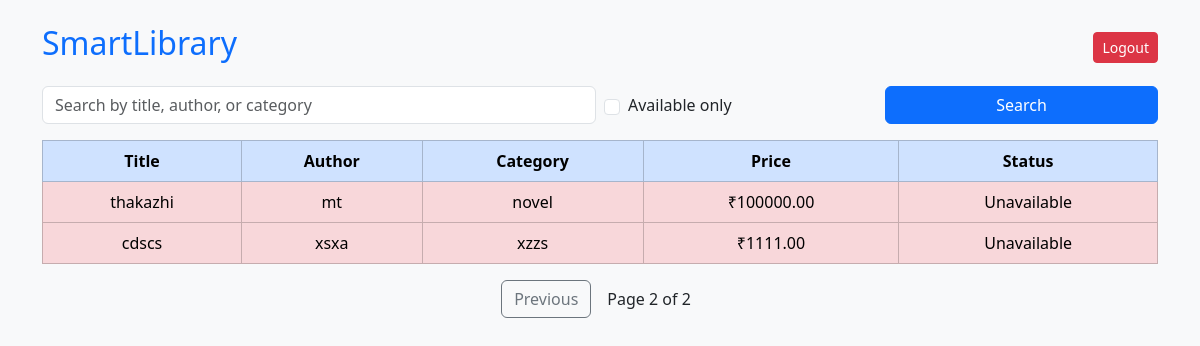
/books/user?q=&page=2 (signed in), run on the app's committed database.
### library_management/models.py (models this page shows, shortened)
class Book(models.Model):
    title = models.CharField(max_length=200)
    author = models.CharField(max_length=100)
    category = models.CharField(max_length=100)
    price = models.DecimalField(max_digits=8, decimal_places=2)
    availability = models.BooleanField(default=True)

### library_management/views.py (the view, shortened to what this page needs)
# urls.py: path('books/user',views.user_books,name='user-books')
@login_required(login_url='login')
def user_books(request):
    query = request.GET.get('q', '')
    available_only = request.GET.get('available', '') == 'on'
    books = Book.objects.all()
    if available_only:
        books = books.filter(availability=True)
    paginator = Paginator(books, 5)
    page_number = request.GET.get('page')
    page_obj = paginator.get_page(page_number)
    return render(request, 'user/all_books.html', {
        'page_obj': page_obj,
        'query': query,
        'available_only': available_only,
    })

### library_management/templates/user/all_books.html (shortened to what this page needs)
<!DOCTYPE html>
<html lang="en">
<head>
    <link href="https://cdn.jsdelivr.net/npm/bootstrap@5.3.3/dist/css/bootstrap.min.css" rel="stylesheet">
</head>
<body>
<div class="container mt-4">
    <div class="d-flex justify-content-between align-items-center mb-3">
        <h2>SmartLibrary</h2>
        <a href="{% url 'logout' %}" class="btn btn-danger btn-sm">Logout</a>
    </div>
    <form method="get" class="row g-2 mb-3">
        <div class="col-md-6">
            <input type="text" name="q" class="form-control" placeholder="Search by title, author, or category" value="{{ request.GET.q }}">
        </div>
        <div class="col-md-3 d-flex align-items-center">
            <input class="form-check-input me-2" type="checkbox" name="available" id="available"
                {% if request.GET.available == 'on' %}checked{% endif %}>
            <label class="form-check-label" for="available">Available only</label>
        </div>
        <div class="col-md-3">
            <button class="btn btn-primary w-100" type="submit">Search</button>
        </div>
    </form>
    <table class="table table-bordered text-center">
        <thead class="table-primary">
            <tr>
                <th>Title</th>
                <th>Author</th>
                <th>Category</th>
                <th>Price</th>
                <th>Status</th>
            </tr>
        </thead>
        <tbody>
            {% for book in page_obj %}
                <tr class="{% if not book.availability %}table-danger{% endif %}">
                    <td>{{ book.title }}</td>
                    <td>{{ book.author }}</td>
                    <td>{{ book.category }}</td>
                    <td>₹{{ book.price }}</td>
                    <td>{{ book.availability|yesno:"Available,Unavailable" }}</td>
                </tr>
            {% empty %}
                <tr>
                    <td colspan="5" class="text-muted">No books found.</td>
                </tr>
            {% endfor %}
        </tbody>
    </table>
    <div class="d-flex justify-content-center mt-3">
        {% if page_obj.has_previous %}
            <a href="?q={{ request.GET.q }}{% if request.GET.available %}&available=on{% endif %}&page={{ page_obj.previous_page_number }}" class="btn btn-outline-secondary me-2">Previous</a>
        {% endif %}
        <span class="align-self-center mx-2">
            Page {{ page_obj.number }} of {{ page_obj.paginator.num_pages }}
        </span>
    </div>
</div>
</body>
</html>

### library_management/templates/user/all_books.html (style rules this page uses)
body { background-color: #f8f9fa; }
h2 { color: #0d6efd; }
.table-danger { background-color: #f8d7da !important; }

### data on the page
Book: title "thakazhi", author "mt", category "novel", price "100000.00", availability "Unavailable"
Book: title "cdscs", author "xsxa", category "xzzs", price "1111.00", availability "Unavailable"

### other printed values
{{ page_obj.number }} "2"
{{ page_obj.paginator.num_pages }} "2"
